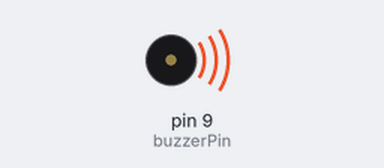
Bench run of a sketch on a simulated Arduino Uno, built with avr-gcc and run on an emulated ATmega328P. Shown: buzzer (waves = sounding).

Above: at 0.2 s.
Timing chart, 0 to 3.0 s (numbered marks = the images above):
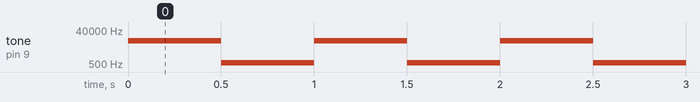

The sketch:

_buzzer_01.ino
```cpp
const int buzzerPin = 9;
void setup() {
  // put your setup code here, to run once:
  pinMode(buzzerPin, OUTPUT);

}

void loop() {
  // put your main code here, to run repeatedly:
  tone(buzzerPin, 10000);
  delay(500);

  tone(buzzerPin, 600);
  delay(500);

}
```

Measured:
- by itself, tone on pin 9 (buzzerPin): alternates 10000 Hz for 0.50 s and 600 Hz for 0.50 s
